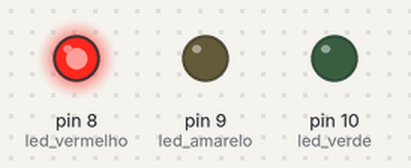
This sketch was run on a simulated Arduino Uno, built with avr-gcc and run on an emulated ATmega328P. Shown: output pins drawn as LEDs (lit = HIGH).

Above: at 3.5 s.
At 10.5 s:
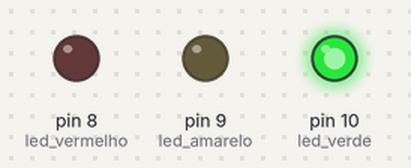
At 15.0 s:
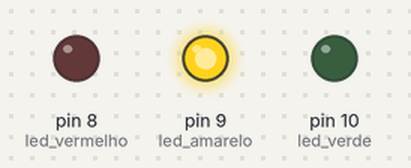
Timing chart, 0 to 20.8 s (numbered marks = the images above):
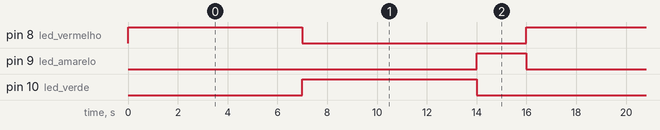

Measured:
- by itself, pin 8 (led_vermelho), pin 10 (led_verde): alternates HIGH for 7.0 s and LOW for 9.0 s
- by itself, pin 9 (led_amarelo): alternates HIGH for 2.0 s and LOW for 14.0 s
- by itself, everything shown: repeats every 16.0 s, in 3 steps

The sketch:

variaveis1.ino
```cpp
#define led_vermelho 8
#define led_amarelo 9
#define led_verde 10

void setup() {
  pinMode(led_vermelho,OUTPUT);
  pinMode(led_amarelo,OUTPUT);
  pinMode(led_verde,OUTPUT);
}

void vermelho(int tmp){
  digitalWrite(led_vermelho,HIGH);
  digitalWrite(led_amarelo,LOW);
  digitalWrite(led_verde,LOW);
  delay(tmp*1000);
}

void verde(int tmp){
  digitalWrite(led_vermelho,LOW);
  digitalWrite(led_amarelo,LOW);
  digitalWrite(led_verde,HIGH);
  delay(tmp*1000);
}

void amarelo(int tmp){
  digitalWrite(led_vermelho,LOW);
  digitalWrite(led_amarelo,HIGH);
  digitalWrite(led_verde,LOW);
  delay(tmp*1000);
}

void loop() {
  vermelho(7);
  verde(7);
  amarelo(2);
}
```
